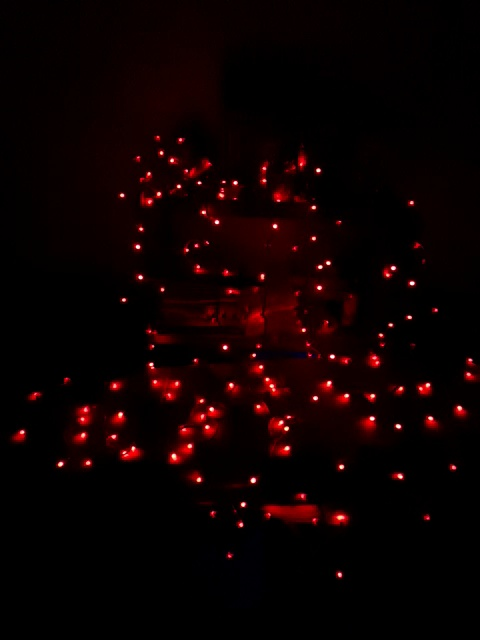
#> input picture server/calibration/led_debug_frames_old/frame_0069_raw.jpg, 480 x 640 px
$ python color_tuning.py
#> lines starting #> are read from the running program, lines starting #| are printed output that depends on the picture; after the words box and inside, x2 and y2 are one past the last pixel; in counts of white or black regions, pixels touching at a corner belong together
import cv2
import numpy as np

# [114 lines left out: functions hsv_color_tuner, brightness_tuner, not called in this run]

import cv2
import numpy as np

def white_spot_tuner(image_path):
#> called with image_path = 'frame_0069_raw.jpg'
    frame = cv2.imread(image_path)
#> frame is the input picture: shape (640, 480, 3); mean B, G, R 1.3, 1.1, 13.3
    if frame is None:
        print("❌ Error: Could not load image.")
        return
    frame = cv2.resize(frame, (640, 480))
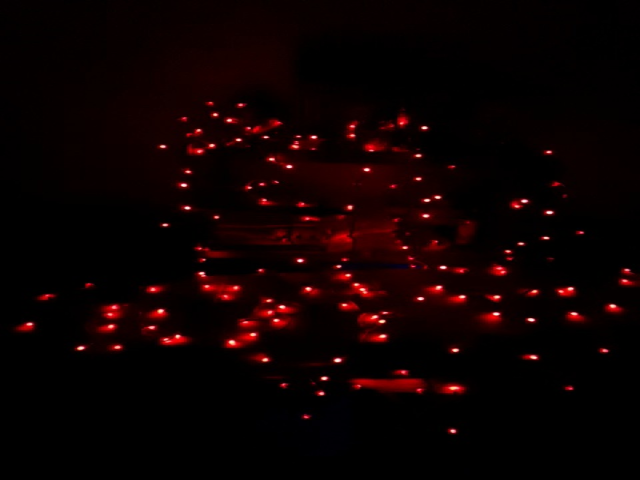
#> frame: shape (480, 640, 3); mean B, G, R 1.3, 1.1, 13.3

    hsv = cv2.cvtColor(frame, cv2.COLOR_BGR2HSV)
#> hsv: shape (480, 640, 3); mean H, S, V 26.3, 160.9, 13.4
    cv2.namedWindow("White Spot Tuner")

    def nothing(x):
        pass

    # Create HSV range trackbars (for low saturation and high value tuning)
    cv2.createTrackbar("H Min", "White Spot Tuner", 0, 179, nothing)
    cv2.createTrackbar("H Max", "White Spot Tuner", 179, 179, nothing)
    cv2.createTrackbar("S Min", "White Spot Tuner", 0, 255, nothing)
    cv2.createTrackbar("S Max", "White Spot Tuner", 60, 255, nothing)
    cv2.createTrackbar("V Min", "White Spot Tuner", 200, 255, nothing)
    cv2.createTrackbar("V Max", "White Spot Tuner", 255, 255, nothing)
    cv2.createTrackbar("Blur Kernel", "White Spot Tuner", 5, 25, nothing)
    cv2.createTrackbar("Min Area", "White Spot Tuner", 5, 200, nothing)

    print("💡 Adjust sliders to isolate white / bright LED centers. Press 'q' to quit.")

    while True:
        h_min = cv2.getTrackbarPos("H Min", "White Spot Tuner")
        h_max = cv2.getTrackbarPos("H Max", "White Spot Tuner")
        s_min = cv2.getTrackbarPos("S Min", "White Spot Tuner")
        s_max = cv2.getTrackbarPos("S Max", "White Spot Tuner")
        v_min = cv2.getTrackbarPos("V Min", "White Spot Tuner")
        v_max = cv2.getTrackbarPos("V Max", "White Spot Tuner")
        blur_k = cv2.getTrackbarPos("Blur Kernel", "White Spot Tuner")
        blur_k = max(1, blur_k // 2 * 2 + 1)  # Ensure it's odd
        min_area = cv2.getTrackbarPos("Min Area", "White Spot Tuner")

        lower = np.array([h_min, s_min, v_min])
        upper = np.array([h_max, s_max, v_max])
        mask = cv2.inRange(hsv, lower, upper)
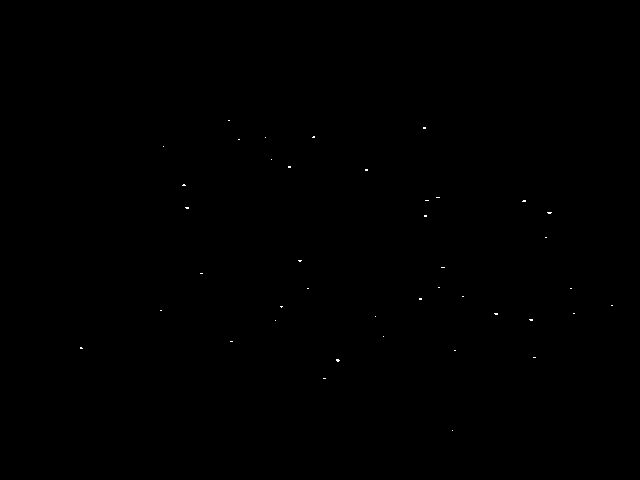
#> mask: shape (480, 640); 0.05% white in thin lines or dots, all inside (x1, y1, x2, y2) = (80, 120, 613, 431)
        mask = cv2.GaussianBlur(mask, (blur_k, blur_k), 0)

        contours, _ = cv2.findContours(mask, cv2.RETR_EXTERNAL, cv2.CHAIN_APPROX_SIMPLE)
#> contours = 41 contours, 7 with area under 20; largest, box (x1, y1, x2, y2) and area: (334, 357, 342, 364) 40, (545, 210, 554, 216) 39, (527, 317, 535, 323) 34, (492, 311, 500, 317) 34, (183, 205, 191, 211) 34
        vis = frame.copy()
        bright_count = 0

        for c in contours:
            area = cv2.contourArea(c)
            if area > min_area:
                bright_count += 1
                x, y, w, h = cv2.boundingRect(c)
                cx, cy = x + w // 2, y + h // 2
                cv2.circle(vis, (cx, cy), 4, (0, 255, 255), 2)
                cv2.putText(vis, f"{int(area)}", (x, y - 5),
                            cv2.FONT_HERSHEY_SIMPLEX, 0.4, (0, 255, 255), 1)
#> this loop made 41 passes
#> (c, area, x, y, w, h, cx, cy) on passes 2, 4, 5, 7, 12, 14, 16, 17: ([[321, 376], [321, 380], [327, 380], [327, 376]], 24, 321, 376, 7, 5, 324, 378), ([[531, 355], [531, 359], [537, 359], [537, 355]], 24, 531, 355, 7, 5, 534, 357), ([[452, 348], [452, 352], [457, 352], [457, 348]], 20, 452, 348, 6, 5, 455, 350), ([[228, 339], [228, 343], [234, 343], [234, 339]], 24, 228, 339, 7, 5, 231, 341), ([[571, 311], [571, 315], [576, 315], [576, 311]], 20, 571, 311, 6, 5, 574, 313), ([[158, 308], [158, 312], [163, 312], [163, 308]], 20, 158, 308, 6, 5, 161, 310), ([[609, 303], [609, 307], [614, 307], [614, 303]], 20, 609, 303, 6, 5, 612, 305), ([[417, 296], [417, 301], [423, 301], [423, 296]], 30, 417, 296, 7, 6, 420, 299)
#> (area, x, y, w, h, cx, cy) on passes 3, 6, 10, 13, 15, 24: (40.5, 334, 357, 8, 7, 338, 360), (29.5, 78, 345, 7, 6, 81, 348), (34.5, 527, 317, 8, 6, 531, 320), (34.5, 492, 311, 8, 6, 496, 314), (29, 278, 304, 7, 6, 281, 307), (34, 296, 258, 8, 6, 300, 261)
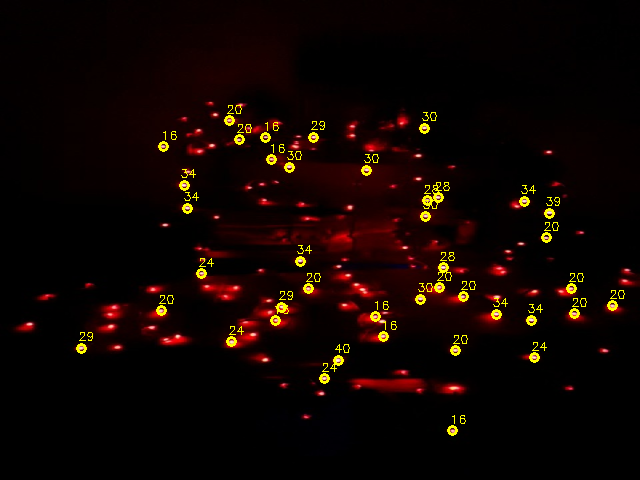
#> vis: shape (480, 640, 3); 1.46% of pixels changed, all inside (x1, y1, x2, y2) = (76, 105, 625, 436)
#> after the loop, bright_count = 41

        cv2.imshow("Original", frame)
        cv2.imshow("White Mask", mask)
        cv2.imshow("Detected Spots", vis)

        key = cv2.waitKey(1) & 0xFF
#> (key q is pressed here)
        if key == ord('q'):
            print(f"✅ Lower HSV: {lower.tolist()} | Upper HSV: {upper.tolist()}")
            print(f"💡 Detected {bright_count} bright (white) spots.")
#| 💡 Detected 41 bright (white) spots.
            break

    cv2.destroyAllWindows()

if __name__ == "__main__":
    test_image_path = "frame_0069_raw.jpg"  # Your test frame
    white_spot_tuner(test_image_path)

$ run again, with server/calibration/led_debug_frames_old/frame_0086_raw.jpg copied over server/calibration/led_debug_frames_old/frame_0069_raw.jpg
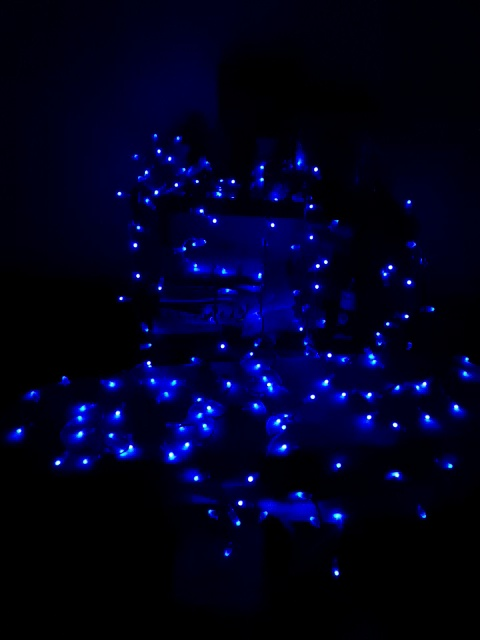
#> input picture server/calibration/led_debug_frames_old/frame_0086_raw.jpg, 480 x 640 px
#> in white_spot_tuner, frame is the input picture: shape (640, 480, 3); mean B, G, R 30.8, 1.7, 1.1
#> in white_spot_tuner, `frame = cv2.resize(frame, (640, 480))`:
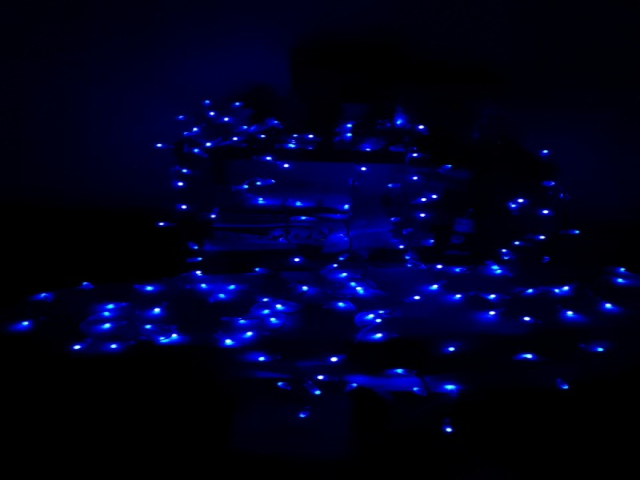
#> frame: shape (480, 640, 3); mean B, G, R 30.7, 1.7, 1.1
#> hsv: shape (480, 640, 3); mean H, S, V 94.8, 200.3, 30.7
#> contours = 46 contours, 2 with area under 20; largest, box (x1, y1, x2, y2) and area: (329, 356, 339, 363) 52, (316, 374, 324, 381) 41, (522, 316, 531, 322) 38, (488, 310, 496, 316) 34, (542, 209, 550, 215) 34
#> the loop in white_spot_tuner, `for c in contours:` made 46 passes
#> (c, area, x, y, w, h, cx, cy) on passes 1, 6, 7, 8, 9: ([[446, 427], [446, 431], [451, 431], [451, 427]], 20, 446, 427, 6, 5, 449, 429), ([[225, 338], [225, 343], [230, 343], [230, 338]], 25, 225, 338, 6, 6, 228, 341), ([[171, 333], [171, 337], [177, 337], [177, 333]], 24, 171, 333, 7, 5, 174, 335), ([[376, 332], [376, 337], [382, 337], [382, 332]], 30, 376, 332, 7, 6, 379, 335), ([[246, 331], [246, 335], [252, 335], [252, 331]], 24, 246, 331, 7, 5, 249, 333)
#> after the loop in white_spot_tuner, `for c in contours:`:
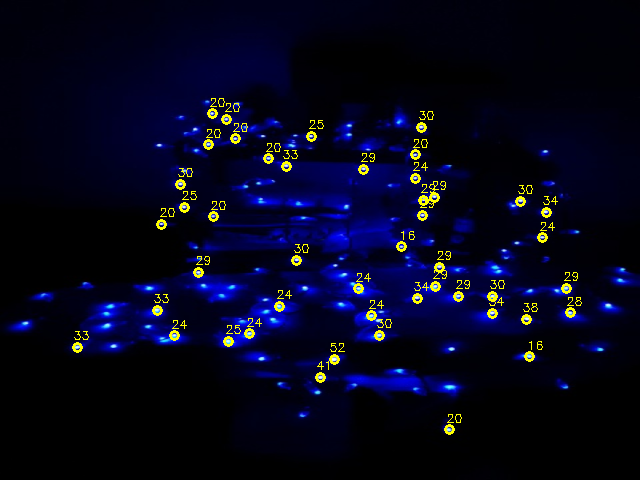
#> vis: shape (480, 640, 3); 1.65% of pixels changed, all inside (x1, y1, x2, y2) = (72, 98, 582, 435)
#> after the loop in white_spot_tuner, `for c in contours:`: bright_count = 46
#| 💡 Detected 46 bright (white) spots.
